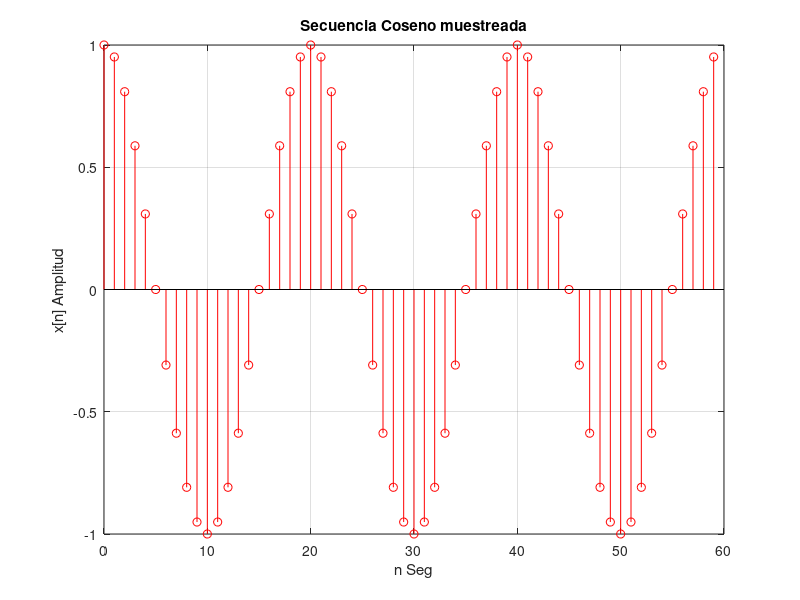

This chart was generated by the following MATLAB code:
% -------------------------------------------------------------
% SECUENCIA COSENO 
% x[n]=A*cos(2*pi*(1/T)*Ts*n)
% -----------------------------------------------------------------
T=0.001; %Periodo del coseno
Ts= T/20; % Ts: Periodo de muestreo en segundos
A=1; % A: Amplitud del coseno x[n].
N=60; % N: Número de muestras de x[n].
n = 0 : N-1; % Vector Tiempo Discreto (60 muestras)
x = A*cos(2*pi*(1/T)*Ts*n); % Vector Señal x[n]
figure(2)
stem(n,x,'r'); % Gráfica de la secuencia x[n]
grid on ; 
ylabel('x[n] Amplitud'); 
xlabel('n Seg');
title('Secuencia Coseno muestreada')
